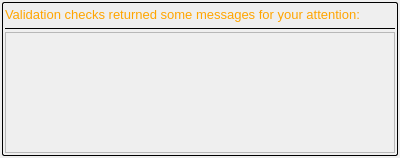
<?xml version="1.0" encoding="UTF-8"?>
<ui version="4.0">
 <class>ErrorList</class>
 <widget class="QWidget" name="ErrorList">
  <property name="geometry">
   <rect>
    <x>0</x>
    <y>0</y>
    <width>400</width>
    <height>158</height>
   </rect>
  </property>
  <property name="windowTitle">
   <string>Form</string>
  </property>
  <layout class="QHBoxLayout" name="horizontalLayout">
   <property name="margin">
    <number>2</number>
   </property>
   <item>
    <widget class="QFrame" name="main_frame">
     <property name="styleSheet">
      <string notr="true">#main_frame {
border-style: solid;
border-width: 1;
border-radius: 2px;
}</string>
     </property>
     <property name="frameShape">
      <enum>QFrame::StyledPanel</enum>
     </property>
     <property name="frameShadow">
      <enum>QFrame::Raised</enum>
     </property>
     <layout class="QVBoxLayout" name="verticalLayout" stretch="0,0,1">
      <property name="spacing">
       <number>2</number>
      </property>
      <property name="margin">
       <number>2</number>
      </property>
      <item>
       <widget class="QLabel" name="section_label">
        <property name="minimumSize">
         <size>
          <width>0</width>
          <height>20</height>
         </size>
        </property>
        <property name="styleSheet">
         <string notr="true">#section_label {
font-size: 10pt
}</string>
        </property>
        <property name="text">
         <string>&lt;font color='orange'&gt;Validation checks returned some messages for your attention:&lt;/font&gt;</string>
        </property>
       </widget>
      </item>
      <item>
       <widget class="Line" name="line">
        <property name="frameShadow">
         <enum>QFrame::Plain</enum>
        </property>
        <property name="orientation">
         <enum>Qt::Horizontal</enum>
        </property>
       </widget>
      </item>
      <item>
       <widget class="QFrame" name="item_frame">
        <property name="frameShape">
         <enum>QFrame::StyledPanel</enum>
        </property>
        <property name="frameShadow">
         <enum>QFrame::Raised</enum>
        </property>
       </widget>
      </item>
     </layout>
    </widget>
   </item>
  </layout>
 </widget>
 <resources>
  <include location="resources.qrc"/>
  <include location="../../../../../../Developer/Applications/Qt/resources.qrc"/>
 </resources>
 <connections/>
</ui>
